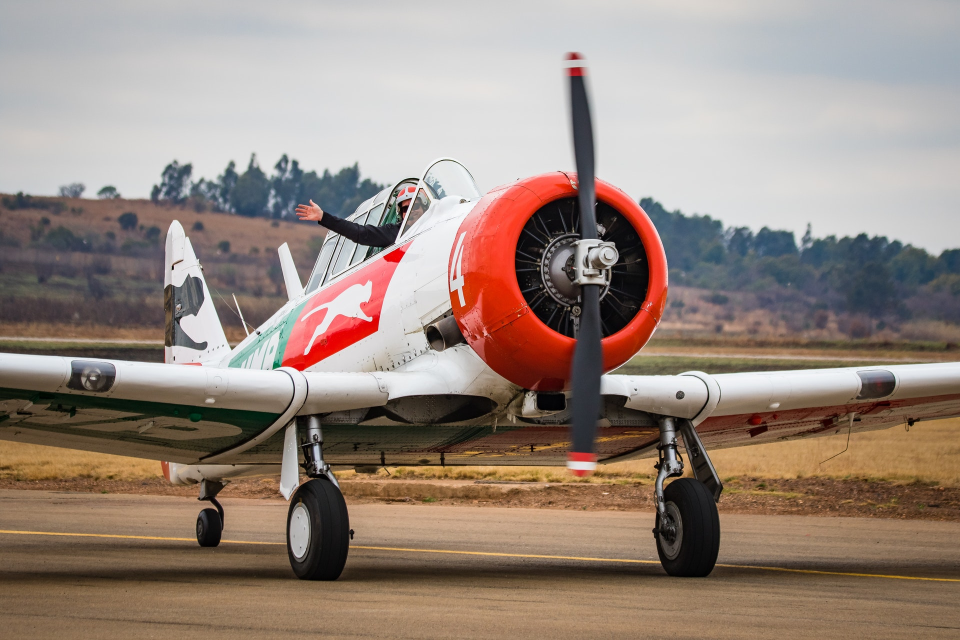
#> input picture python_opencv/plane.jpg, 1920 x 1280 px (shown at 1/2 size)
$ python bg_elimination.py
#> lines starting #> are read from the running program, lines starting #| are printed output that depends on the picture; after the words box and inside, x2 and y2 are one past the last pixel; in counts of white or black regions, pixels touching at a corner belong together
import cv2
import numpy as np
import matplotlib.pyplot as plt

# Load the image
img = cv2.imread("plane.jpg", 3)
#> img is the input picture: shape (1280, 1920, 3); mean B, G, R 125.9, 135.7, 151.9

# Create a blank image of zeros (same dimension as img)
# It should be grayscale (1 color channel)
marker = np.zeros_like(img[:,:,0]).astype(np.int32)

# This step is manual. The goal is to find the points
# which create the result we want. I suggest using a
# tool to get the pixel coordinates.

# Dictate the background and set the markers to 1
marker[204][95] = 1
marker[240][137] = 1
marker[245][444] = 1
marker[260][427] = 1
marker[257][378] = 1
marker[217][466] = 1

# Dictate the area of interest
# I used different values for each part of the car (for visibility)
marker[235][370] = 255    # car body
marker[135][294] = 64     # rooftop
marker[190][454] = 64     # rear light
marker[167][458] = 64     # rear wing
marker[205][103] = 128    # front bumper

# rear bumper
marker[225][456] = 128
marker[224][461] = 128
marker[216][461] = 128

# front wheel
marker[225][189] = 192
marker[240][147] = 192

# rear wheel
marker[258][409] = 192
marker[257][391] = 192
marker[254][421] = 192

# Now we have set the markers, we use the watershed
# algorithm to generate a marked image
marked = cv2.watershed(img, marker)
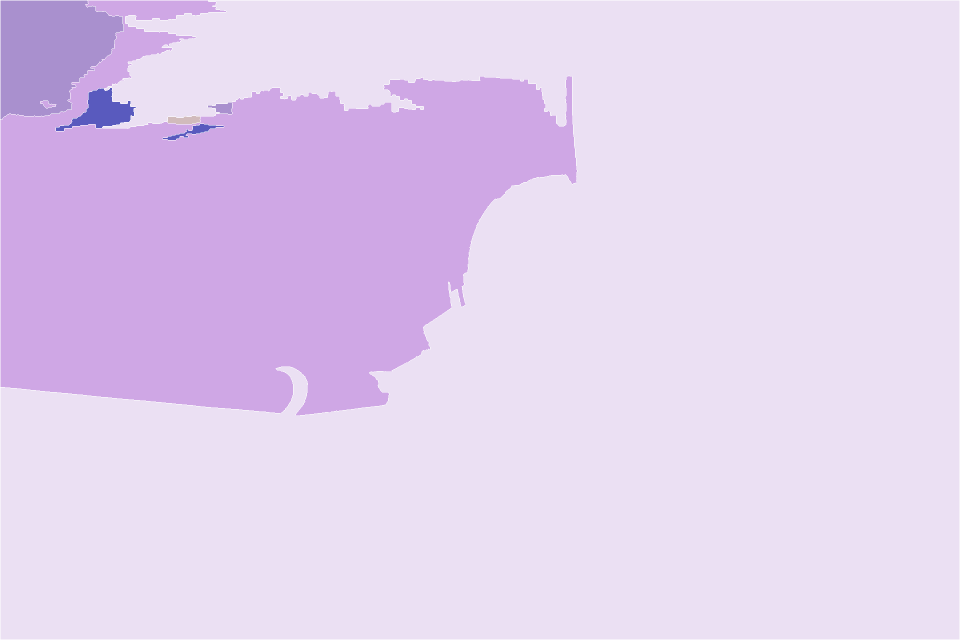
#> marked: shape (1280, 1920) int32 (shown at 1/2 size); 6 distinct labels, from -1 to 255; one colour per label, 0 black, -1 white

# Plot this one. If it does what we want, proceed;
# otherwise edit your markers and repeat
plt.imshow(marked, cmap='gray')
plt.show()

# Make the background black, and what we want to keep white
marked[marked == 1] = 0
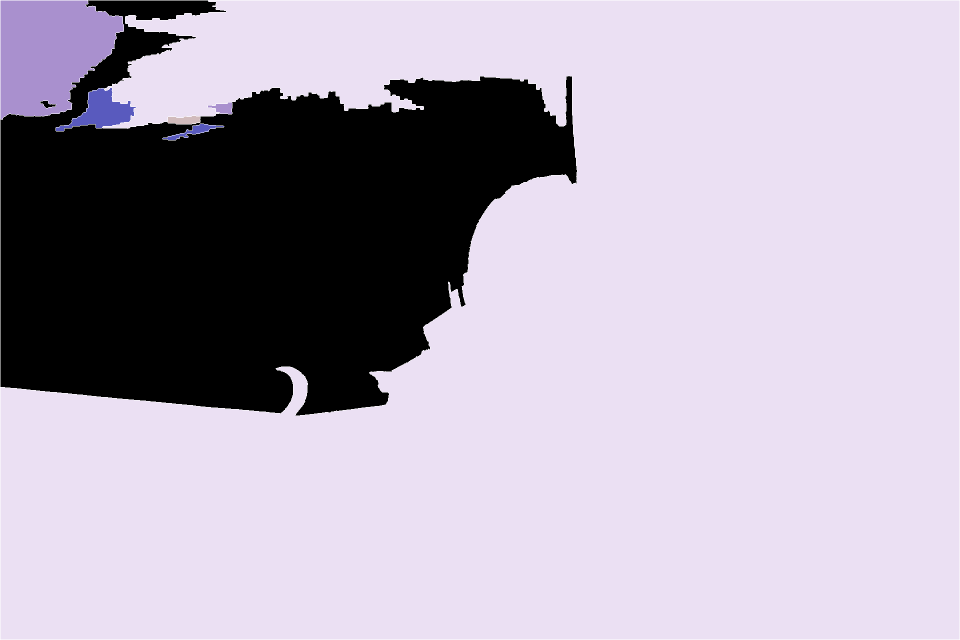
#> marked: shape (1280, 1920) int32 (shown at 1/2 size); 6 distinct labels, from -1 to 255; one colour per label, 0 black, -1 white
marked[marked > 1] = 255
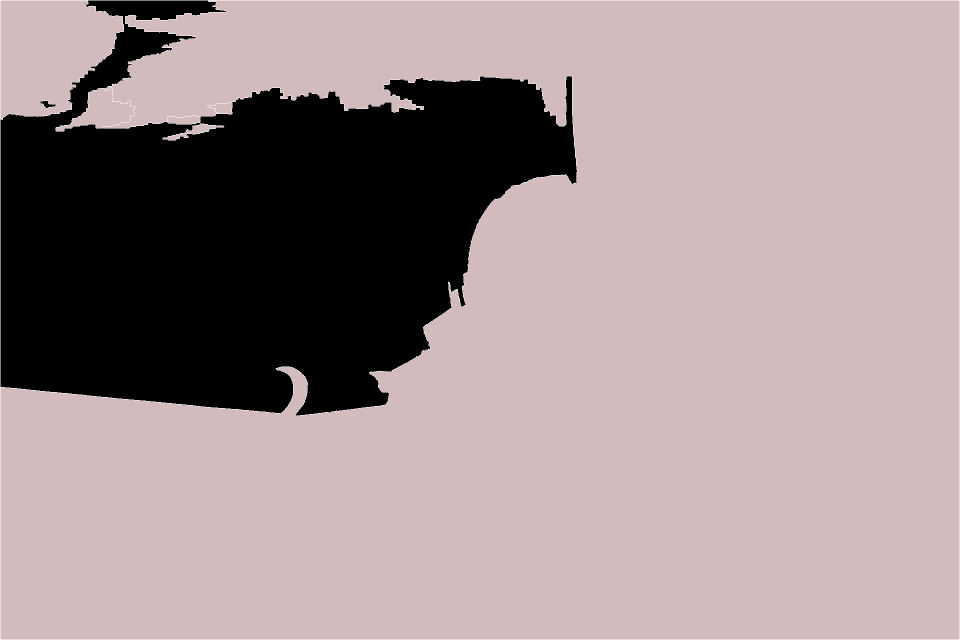
#> marked: shape (1280, 1920) int32 (shown at 1/2 size); 3 distinct labels, from -1 to 255; one colour per label, 0 black, -1 white

# Use a kernel to dilate the image, to not lose any detail on the outline
# I used a kernel of 3x3 pixels
kernel = np.ones((3,3),np.uint8)
dilation = cv2.dilate(marked.astype(np.float32), kernel, iterations = 1)
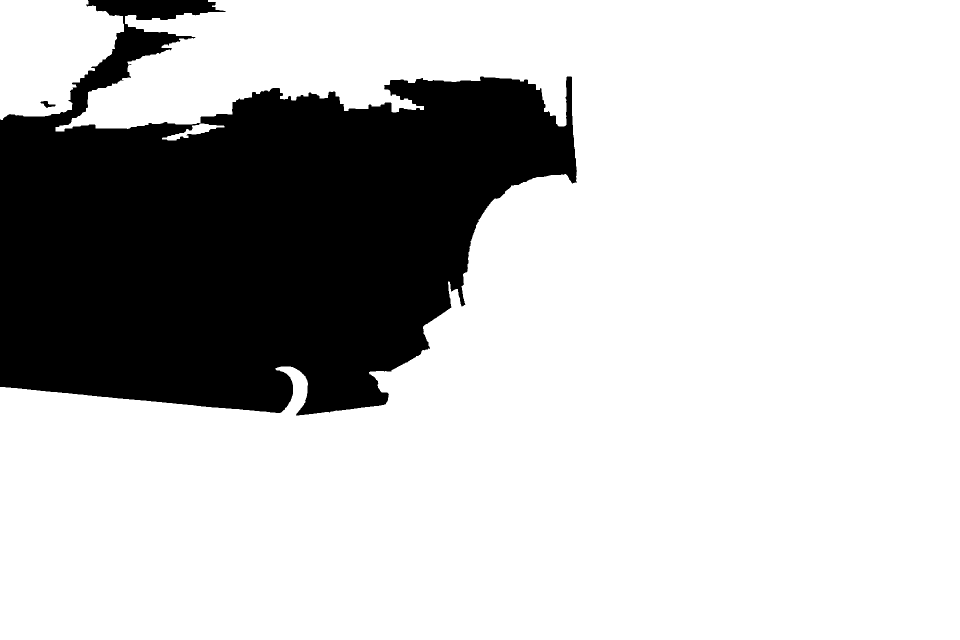
#> dilation: shape (1280, 1920) float32 (shown at 1/2 size); 76.1% white; 2 black regions, box (x1, y1, x2, y2) and area: (0, 0, 1154, 831) 588110, (81, 202, 111, 216) 191

# Plot again to check whether the dilation is according to our needs
# If not, repeat by using a smaller/bigger kernel, or more/less iterations
plt.imshow(dilation, cmap='gray')
plt.show()

# Now apply the mask we created on the initial image
final_img = cv2.bitwise_and(img, img, mask=dilation.astype(np.uint8))

# cv2.imread reads the image as BGR, but matplotlib uses RGB
# BGR to RGB so we can plot the image with accurate colors
b, g, r = cv2.split(final_img)
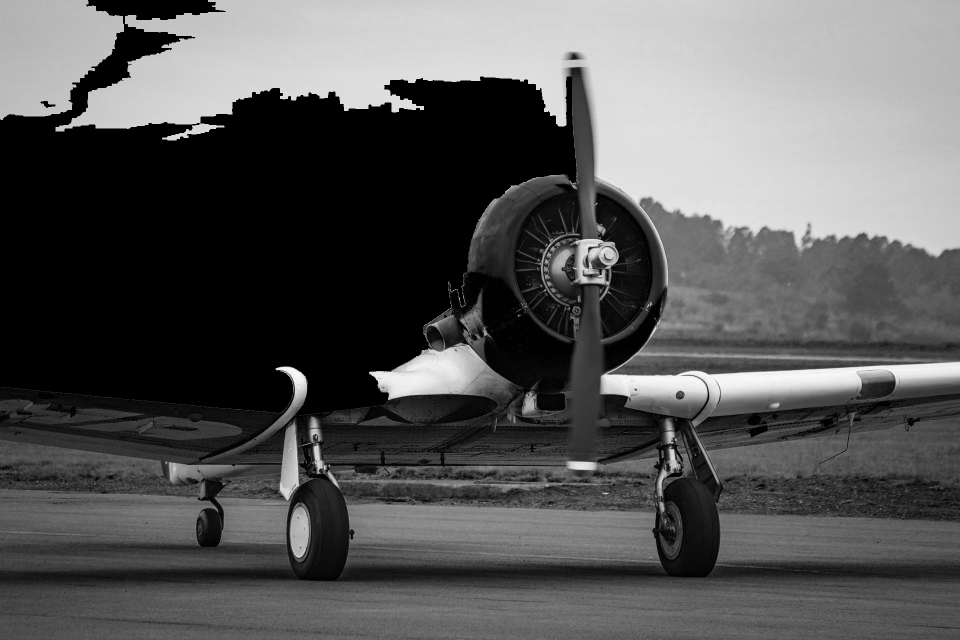
#> b: shape (1280, 1920) (shown at 1/2 size); min 0, max 255, mean 87.7
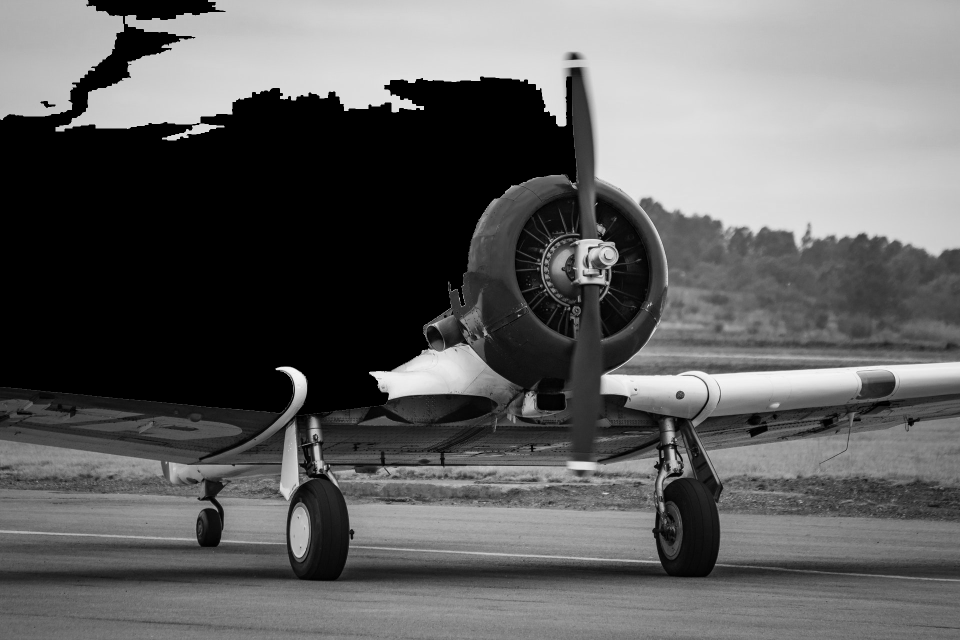
#> g: shape (1280, 1920) (shown at 1/2 size); min 0, max 255, mean 97.4
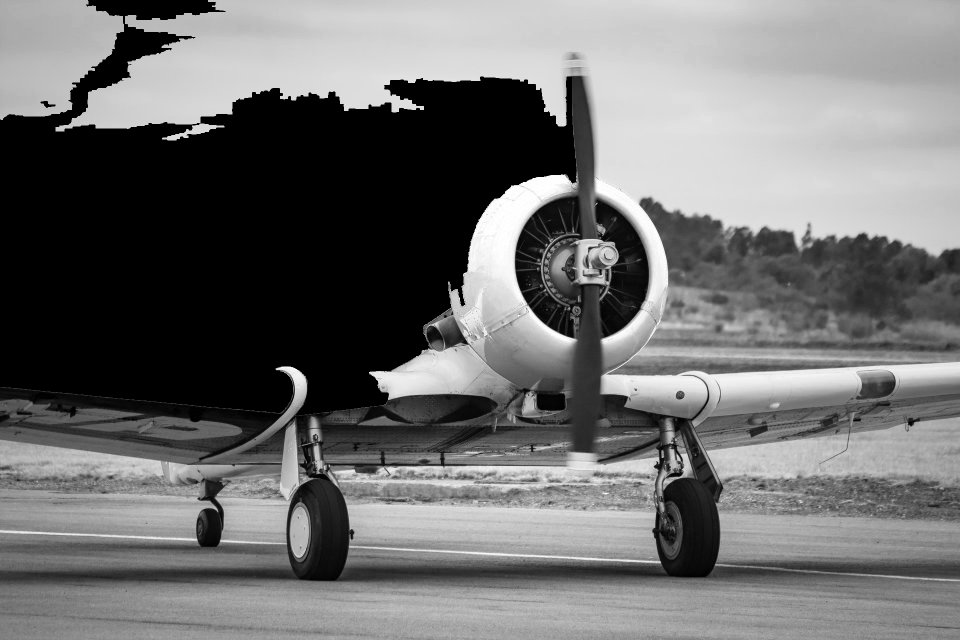
#> r: shape (1280, 1920) (shown at 1/2 size); min 0, max 255, mean 111.5
final_img = cv2.merge([r, g, b])

# Plot the final result
plt.imshow(final_img)
plt.show()

$ run again, with python_opencv/apple.jpg copied over python_opencv/plane.jpg
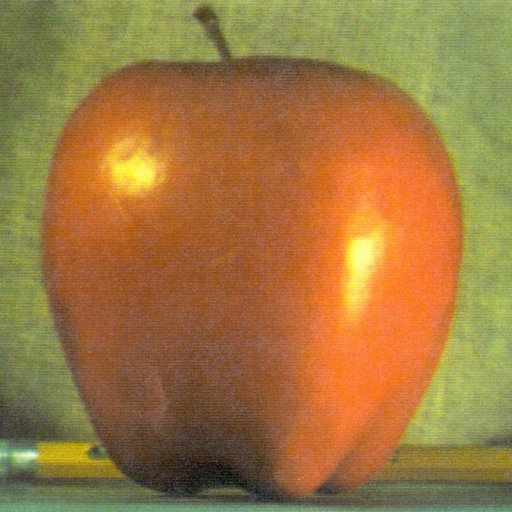
#> input picture python_opencv/apple.jpg, 512 x 512 px
#> img is the input picture: shape (512, 512, 3); mean B, G, R 64.8, 119.7, 159.1
#> `dilation = cv2.dilate(marked.astype(np.float32), kernel, iterations = 1)`:
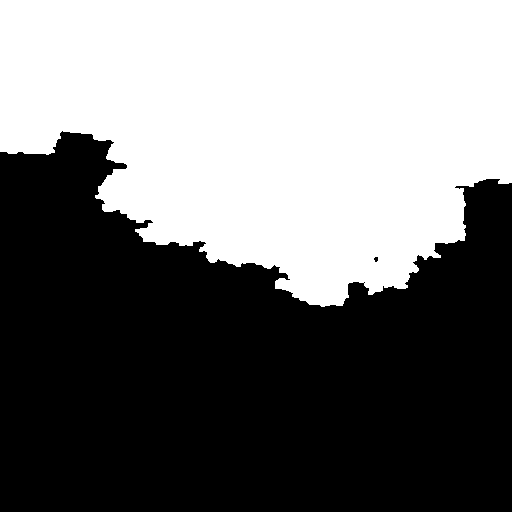
#> dilation: shape (512, 512) float32; 45.3% white; 1 white region, box (x1, y1, x2, y2) and area: (0, 0, 512, 307) 118861
#> `b, g, r = cv2.split(final_img)`:
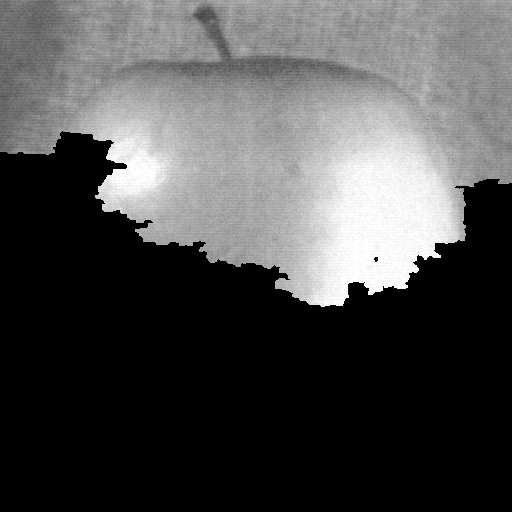
#> r: shape (512, 512); min 0, max 255, mean 76.9
